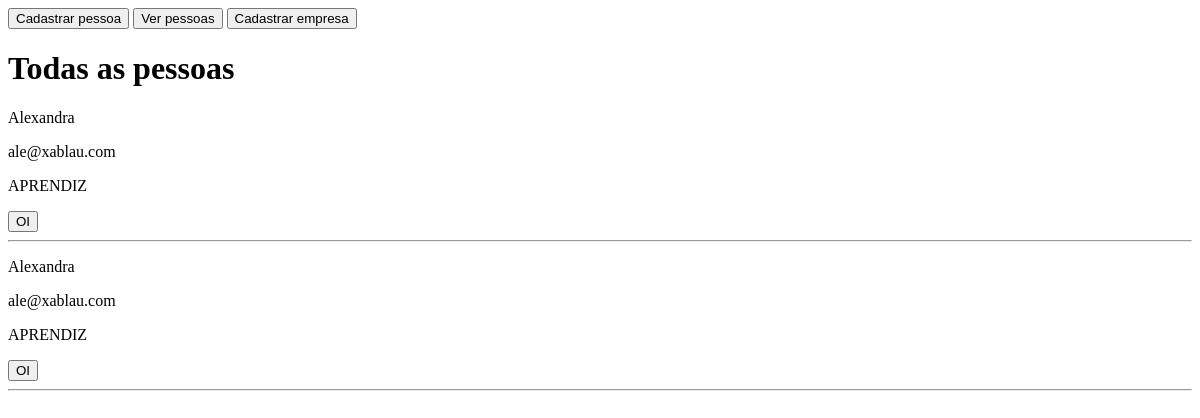
The page /pessoas/ on the database as committed earlier.
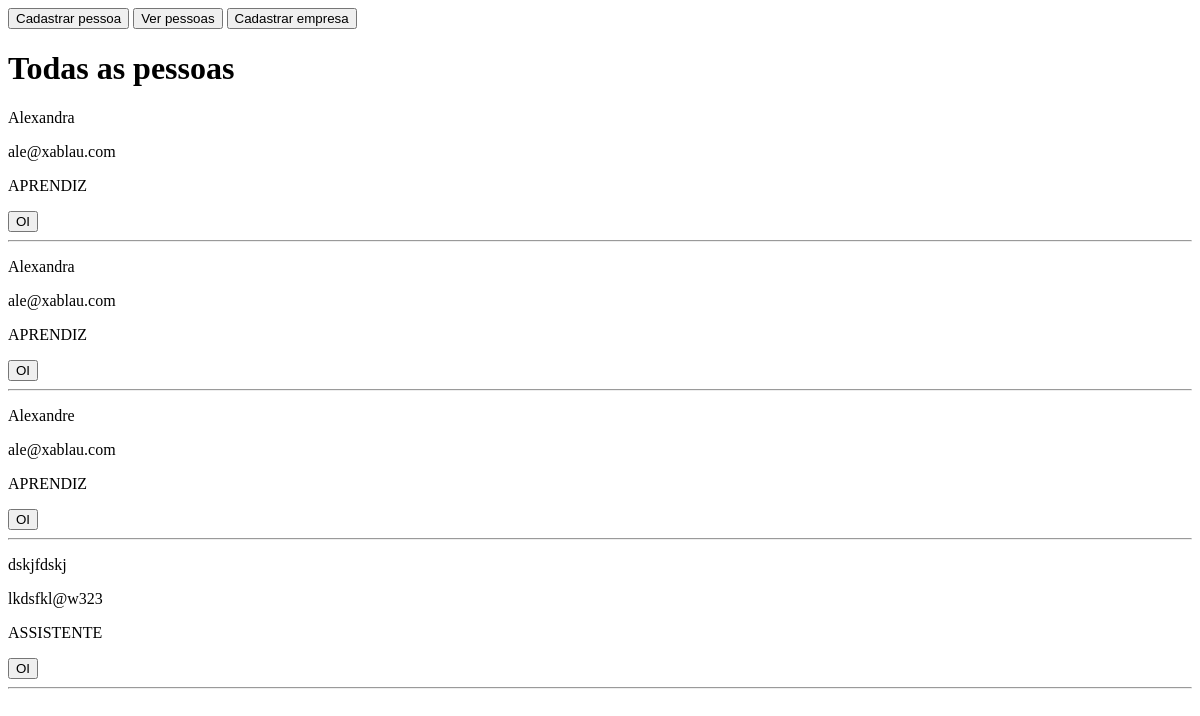
The same page on the database as committed later.
### pessoa/models.py (models this page shows)
class Pessoa(models.Model):
    nome = models.CharField(max_length=255, verbose_name='Nome')
    telefone = models.IntegerField(verbose_name='Telefone')
    email = models.CharField(max_length=50, verbose_name='E-mail')
    generos = (
        ("M", "Masculino"),
        ("F", "Feminino")
    )
    genero = models.CharField(max_length=255, verbose_name='Gênero', choices=generos)
    cargos = (
        ("APRENDIZ", "Aprendiz"),
        ("ASSISTENTE", "Assistente"),
        ("TÈCNICO", "Técnico"),
        ("ANALISTA", "Analista"),
        ("Supervisor", "Supervisor"),
        ("GERENTE", "Gerente"),
        ("DIRETOR", "Diretor"),
    )
    cargo = models.CharField(max_length=255, verbose_name='Cargo', choices=cargos)
    pretencao_salarial = models.FloatField(verbose_name="Pretenção Salarial")
    pcd = models.BooleanField(verbose_name="Possui alguma Deficiência?")
    objetivo = models.TextField(verbose_name="Objetivo Pretendido")

### pessoa/views.py (the view)
# urls.py: path('pessoas/', mostrar_pessoas),
def mostrar_pessoas(request):
    pessoas = Pessoa.objects.all()
    args = {
        'pessoas': pessoas
    }
    return render(request, 'mostrar_pessoas.html', args)

### pessoa/templates/mostrar_pessoas.html
{% extends "base.html" %}
{% block body %}
<nav>
    <a href="/"><button>Cadastrar pessoa</button></a>
    <a href="/pessoas/"><button>Ver pessoas</button></a>
    <a href="/empresa/"><button>Cadastrar empresa</button></a>
</nav>
    <h1>Todas as pessoas</h1>
    {% for pessoa in pessoas %}
    <p>{{pessoa.nome}}</p>
    <p>{{pessoa.email}}</p>
    <p>{{pessoa.cargo}}</p>
    <button>OI</button>
    <hr>
    {% endfor %}
{% endblock %}

Rows that differ between the two databases and show on the page:
added Pessoa: nome "Alexandre", email "ale@xablau.com", cargo "APRENDIZ"
added Pessoa: nome "dskjfdskj", email "lkdsfkl@w323", cargo "ASSISTENTE"
